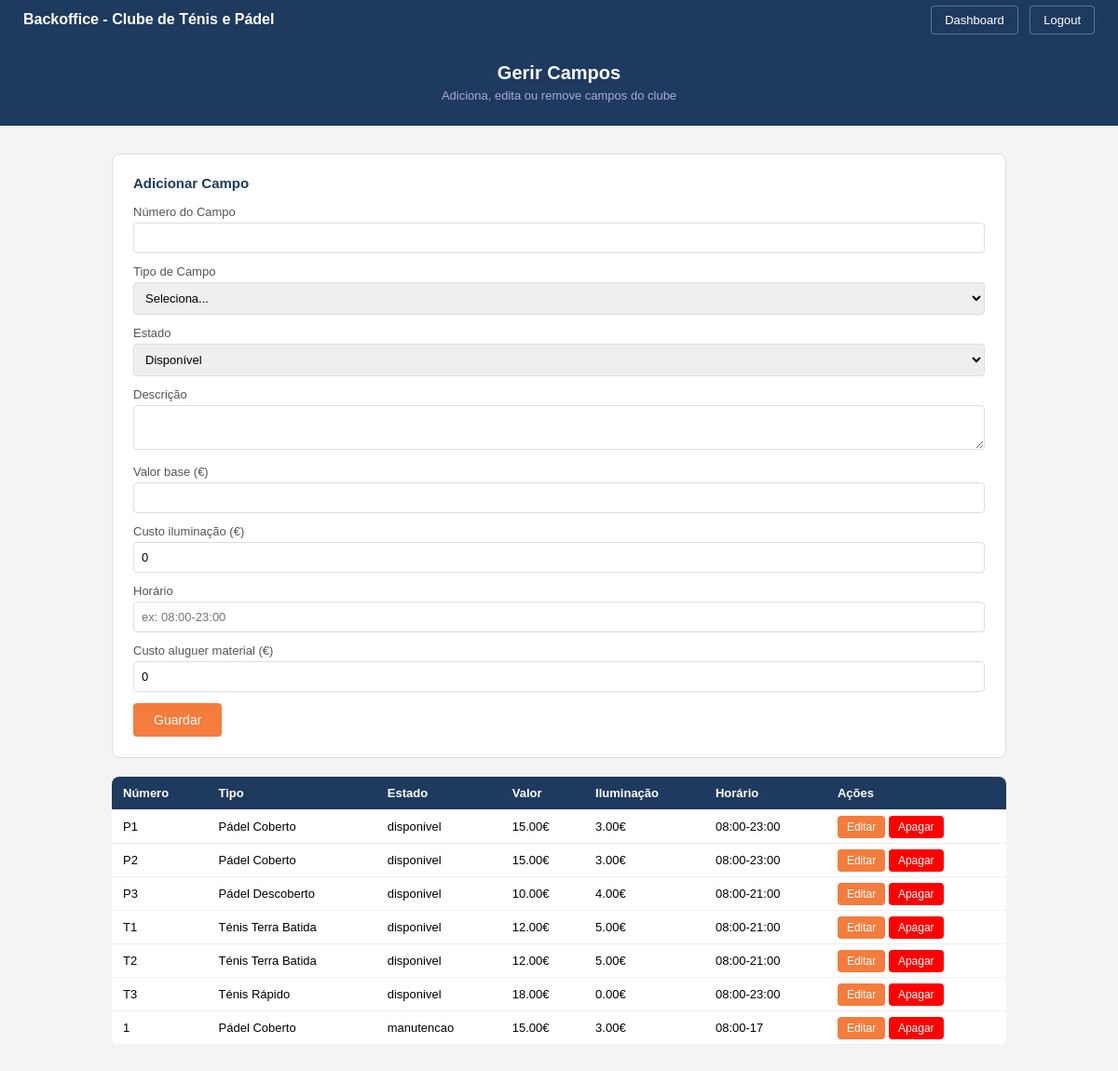
/admin/campos.php (signed in), run on the app's committed database.
### tables this page shows
CREATE TABLE `campo` (
  `id` int(11) NOT NULL,
  `numero_identificador` varchar(20) NOT NULL,
  `tipo_campo` enum('Pádel Coberto','Pádel Descoberto','Ténis Terra Batida','Ténis Rápido') NOT NULL,
  `estado_campo` enum('disponivel','manutencao') NOT NULL DEFAULT 'disponivel',
  `descricao` text,
  `valor` decimal(8,2) NOT NULL,
  `iluminacao` decimal(8,2) NOT NULL DEFAULT '0.00',
  `horario` varchar(50) DEFAULT NULL,
  `disponibilidade` tinyint(1) NOT NULL DEFAULT '1',
  `aluguer_material` decimal(8,2) NOT NULL DEFAULT '0.00',
  `created_at` timestamp NOT NULL DEFAULT CURRENT_TIMESTAMP
);

### admin/campos.php (the view, shortened to what this page needs)
<?php
require_once '../config/db.php';
$campos = $pdo->query("SELECT * FROM campo")->fetchAll();
$editar = null;
?>
<!DOCTYPE html>
<html lang="pt">
<head>
</head>
<body>
<nav>
    <span>Backoffice - Clube de Ténis e Pádel</span>
    <div>
        <a href="dashboard.php">Dashboard</a>
        <a href="../logout.php">Logout</a>
    </div>
</nav>
<div class="topo">
    <h1>Gerir Campos</h1>
    <p>Adiciona, edita ou remove campos do clube</p>
</div>
<div class="container">
    <div class="formulario">
        <h3><?= $editar ? 'Editar Campo' : 'Adicionar Campo' ?></h3>
        <form method="POST">
            <label>Número do Campo</label>
            <input type="text" name="numero_identificador" value="<?= $editar['numero_identificador'] ?? '' ?>" required>
            <label>Tipo de Campo</label>
            <select name="tipo_campo" required>
                <option value="">Seleciona...</option>
            </select>
            <label>Estado</label>
            <select name="estado_campo" required>
                <option value="disponivel" <?= ($editar['estado_campo'] ?? '') == 'disponivel' ? 'selected' : '' ?>>Disponível</option>
            </select>
            <label>Descrição</label>
            <textarea name="descricao"><?= $editar['descricao'] ?? '' ?></textarea>
            <label>Valor base (€)</label>
            <input type="number" step="0.01" name="valor" value="<?= $editar['valor'] ?? '' ?>" required>
            <label>Custo iluminação (€)</label>
            <input type="number" step="0.01" name="iluminacao" value="<?= $editar['iluminacao'] ?? '0' ?>">
            <label>Horário</label>
            <input type="text" name="horario" value="<?= $editar['horario'] ?? '' ?>" placeholder="ex: 08:00-23:00">
            <label>Custo aluguer material (€)</label>
            <input type="number" step="0.01" name="aluguer_material" value="<?= $editar['aluguer_material'] ?? '0' ?>">
            <button type="submit" class="btn-guardar">Guardar</button>
        </form>
    </div>
    <table>
        <tr>
            <th>Número</th>
            <th>Tipo</th>
            <th>Estado</th>
            <th>Valor</th>
            <th>Iluminação</th>
            <th>Horário</th>
            <th>Ações</th>
        </tr>
        <?php foreach ($campos as $c): ?>
        <tr>
            <td><?= $c['numero_identificador'] ?></td>
            <td><?= $c['tipo_campo'] ?></td>
            <td><?= $c['estado_campo'] ?></td>
            <td><?= $c['valor'] ?>€</td>
            <td><?= $c['iluminacao'] ?>€</td>
            <td><?= $c['horario'] ?></td>
            <td>
                <a href="campos.php?editar=<?= $c['id'] ?>" class="btn btn-editar">Editar</a>
                <a href="campos.php?apagar=<?= $c['id'] ?>" class="btn btn-apagar" onclick="return confirm('Tens a certeza?')">Apagar</a>
            </td>
        </tr>
        <?php endforeach; ?>
    </table>
</div>
</body>
</html>

### admin/campos.php (style rules this page uses)
* { margin: 0; padding: 0; box-sizing: border-box; }
body { font-family: Arial; background: #f4f4f4; }
nav { background: #1e3a5f; padding: 12px 25px; display: flex; justify-content: space-between; align-items: center; }
nav span { color: white; font-size: 16px; font-weight: bold; }
nav a { color: white; text-decoration: none; margin-left: 8px; font-size: 13px; padding: 7px 14px; border-radius: 4px; border: 1px solid rgba(255,255,255,0.3); }
.topo { background: #1e3a5f; color: white; padding: 25px; text-align: center; }
.topo h1 { font-size: 20px; }
.topo p { font-size: 13px; color: #aac; margin-top: 5px; }
.container { max-width: 1000px; margin: 30px auto; padding: 0 20px; }
.formulario { background: white; padding: 22px; border-radius: 8px; margin-bottom: 20px; border: 1px solid #ddd; }
.formulario h3 { color: #1e3a5f; margin-bottom: 15px; font-size: 15px; }
label { font-size: 13px; color: #555; display: block; margin-bottom: 4px; }
input, select, textarea { width: 100%; padding: 8px; margin-bottom: 12px; border: 1px solid #ddd; border-radius: 4px; box-sizing: border-box; font-size: 13px; }
.btn-guardar { background: #f47c3c; color: white; padding: 10px 22px; border: none; border-radius: 4px; cursor: pointer; font-size: 14px; }
table { width: 100%; border-collapse: collapse; background: white; border-radius: 8px; overflow: hidden; }
th, td { padding: 10px 12px; border-bottom: 1px solid #eee; font-size: 13px; text-align: left; }
th { background: #1e3a5f; color: white; }
.btn { padding: 5px 10px; border: none; border-radius: 4px; cursor: pointer; text-decoration: none; font-size: 12px; }
.btn-editar { background: #f47c3c; color: white; }
.btn-apagar { background: red; color: white; }

### data on the page
campo: numero_identificador "P1", tipo_campo "Pádel Coberto", estado_campo "disponivel", valor "15.00", iluminacao "3.00", horario "08:00-23:00"
campo: numero_identificador "P2", tipo_campo "Pádel Coberto", estado_campo "disponivel", valor "15.00", iluminacao "3.00", horario "08:00-23:00"
campo: numero_identificador "P3", tipo_campo "Pádel Descoberto", estado_campo "disponivel", valor "10.00", iluminacao "4.00", horario "08:00-21:00"
campo: numero_identificador "T1", tipo_campo "Ténis Terra Batida", estado_campo "disponivel", valor "12.00", iluminacao "5.00", horario "08:00-21:00"
campo: numero_identificador "T2", tipo_campo "Ténis Terra Batida", estado_campo "disponivel", valor "12.00", iluminacao "5.00", horario "08:00-21:00"
campo: numero_identificador "T3", tipo_campo "Ténis Rápido", estado_campo "disponivel", valor "18.00", iluminacao "0.00", horario "08:00-23:00"
campo: numero_identificador "1", tipo_campo "Pádel Coberto", estado_campo "manutencao", valor "15.00", iluminacao "3.00", horario "08:00-17"
